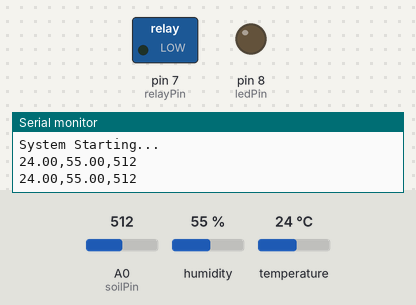
This sketch was run on a simulated Arduino Uno, built with avr-gcc and run on an emulated ATmega328P. Parts: switched loads named in the sketch (green lamp = pin HIGH), output pins drawn as LEDs (lit = HIGH), the last lines printed to the serial monitor. Inputs (shaded band) come from the test bench; at power-on: humidity 55 %, A0 (soilPin) = 512, temperature 24 °C.

Above: at 1.2 s.
1.3 s: humidity set to 31 %
3.7 s: humidity set to 28 %
At 5.4 s:
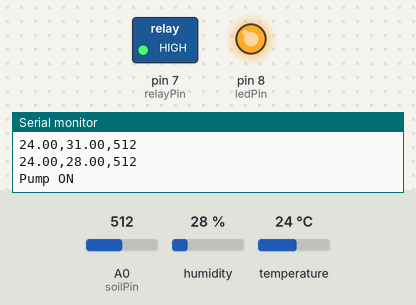
10.0 s: humidity set to 40 %
At 12.7 s:
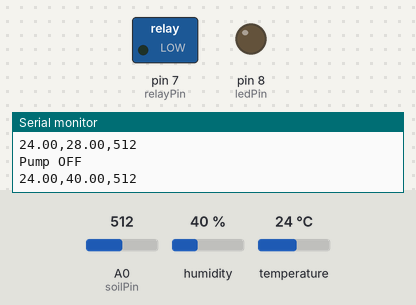
13.0 s: humidity set to 22 %
At 16.0 s:
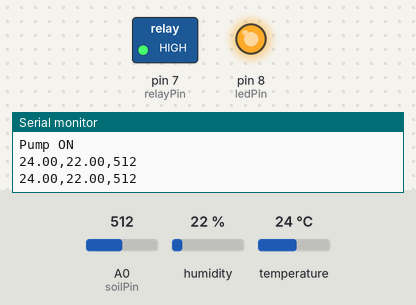
Timing chart, 0 to 19.7 s (numbered marks = the images above; inputs shaded):
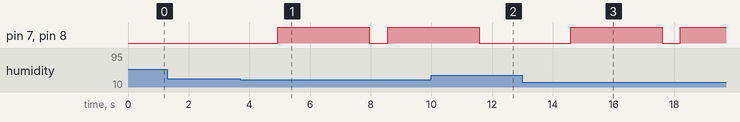

Measured:
- the behaviour switches between 30 and 29 % on humidity (found by bisection; images 0 and 1)
- after the input at 3.7 s, pin 7 (relayPin), pin 8 (ledPin): LOW → HIGH after 1.2 s, → LOW 3.0 s later, → HIGH 0.60 s later
- after the input at 10.0 s, pin 7 (relayPin), pin 8 (ledPin): goes on until 11.6 s, then stays LOW
- after the input at 13.0 s, pin 7 (relayPin), pin 8 (ledPin): LOW → HIGH after 1.6 s, → LOW 3.0 s later, → HIGH 0.60 s later

The sketch:

Plant_monitor.ino
```cpp
#include <DHT.h>

#define DHTPIN 2
#define DHTTYPE DHT22

const int soilPin = A0;
const int relayPin = 7;
const int ledPin = 8;

DHT dht(DHTPIN, DHT22);

bool pumpOn = false;
unsigned long pumpStartTime = 0;
const unsigned long pumpRunTime = 3000;

// Thresholds
const int dryThreshold = 250;
const int wetThreshold = 400;
const float lowHumidity = 30.0;

// Soil reading smoothing to deal with browning out Arduino
int readSoil() {
  long sum = 0;

  for (int i = 0; i < 10; i++) {
    sum += analogRead(soilPin);
    delay(10);
  }

  return sum / 10;
}

// Humidity
float readHumidity() {
  float h = dht.readHumidity();
  if (isnan(h)) return -1;
  return h;
}

// Temp
float readTemp() {
  float t = dht.readTemperature();
  if (isnan(t)) return -1;
  return t;
}

void setup() {
  Serial.begin(9600);

  pinMode(relayPin, OUTPUT);
  pinMode(ledPin, OUTPUT);

  digitalWrite(relayPin, LOW);  // turn pump off
  digitalWrite(ledPin, LOW);    // turn LED off

  dht.begin();

  Serial.println("System Starting...");
}

void loop() {
  int soil = readSoil();
  float humidity = readHumidity();
  float temp = readTemp();

  // Serial output for Python script
  Serial.print(temp);
  Serial.print(",");
  Serial.print(humidity);
  Serial.print(",");
  Serial.println(soil);

  // Rules for safety control
  bool drySoil = soil < dryThreshold;
  bool wetSoil = soil > wetThreshold;
  bool lowHum = (humidity > 0 && humidity < lowHumidity);

  // Condition for pump on
  if ((drySoil || lowHum) && !pumpOn) {
    digitalWrite(relayPin, HIGH);
    digitalWrite(ledPin, HIGH);

    pumpOn = true;
    pumpStartTime = millis();

    Serial.println("Pump ON");
  }

  // Condition for pump off
  if (pumpOn &&
      (millis() - pumpStartTime > pumpRunTime ||
       (wetSoil && humidity > lowHumidity + 5))) {
    digitalWrite(relayPin, LOW);
    digitalWrite(ledPin, LOW);

    pumpOn = false;

    Serial.println("Pump OFF");
  }

  delay(500);
}
```
